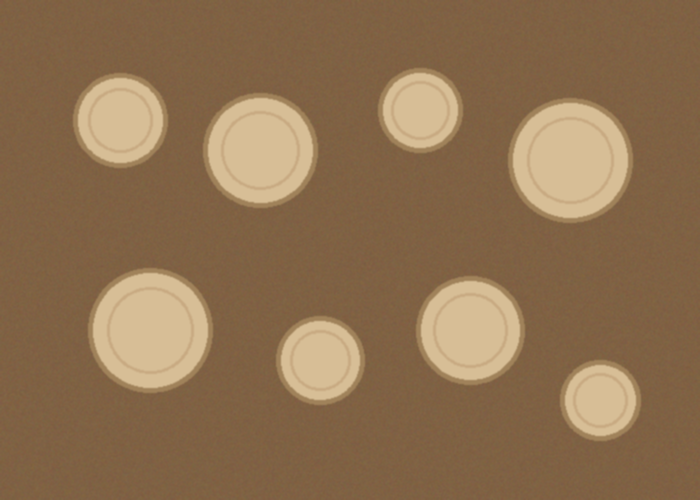
#> input picture lab6/demo_coins.png, 700 x 500 px, given in place of ., which was not available
$ python task7_coin_detection_hough_circle.py --images .
#> lines starting #> are read from the running program, lines starting #| are printed output that depends on the picture; after the words box and inside, x2 and y2 are one past the last pixel; in counts of white or black regions, pixels touching at a corner belong together; pictures that were not available may be replaced by others from this repository, and a replacement may not be noted
#> in main, img is the input picture: shape (500, 700, 3); mean B, G, R 80.8, 112.8, 142.1
import argparse
import os
import cv2
import numpy as np


def detect_coins(img, min_r=20, max_r=80, param1=100, param2=40, min_dist=None):
#> called with min_r = 20, max_r = 80, param1 = 100, param2 = 40
    gray = cv2.cvtColor(img, cv2.COLOR_BGR2GRAY)
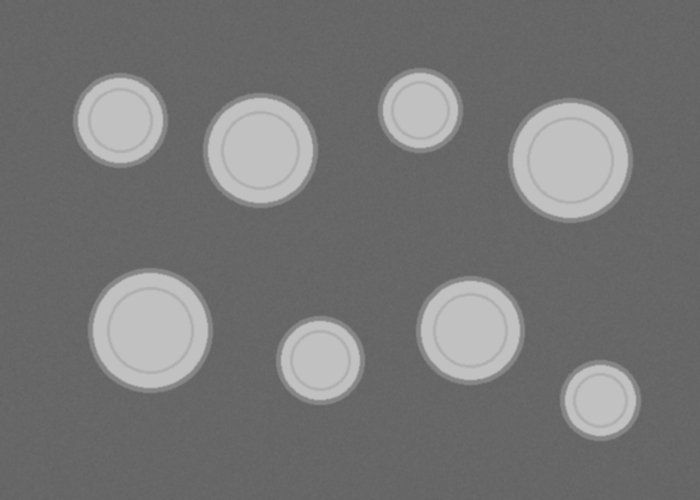
#> gray: shape (500, 700); min 98, max 193, mean 117.9
    gray = cv2.medianBlur(gray, 7)
    circles = cv2.HoughCircles(gray, cv2.HOUGH_GRADIENT, dp=1.2, minDist=min_dist or min_r * 1.6,
                               param1=param1, param2=param2, minRadius=min_r, maxRadius=max_r)
#> circles = [[149.4, 329.4, 57.08], [570.6, 162.6, 59.84], [257.4, 149.4, 54.92], [119.4, 120.6, 47.12], [319.8, 360.6, 43.76], [469.8, 327, 52.16], [420.6, 109.8, 36.92], [600.6, 400.2, 39.68]]
    return [] if circles is None else np.round(circles.reshape(-1, 3)).astype(int).tolist()


def make_demo(path):
    rng = np.random.default_rng(11)
    img = np.full((500, 700, 3), (60, 90, 120), np.uint8)
    img = cv2.add(img, rng.integers(0, 15, img.shape, dtype=np.uint8))
    spots = [(120, 120, 45), (260, 150, 55), (420, 110, 40), (570, 160, 60),
             (150, 330, 60), (320, 360, 42), (470, 330, 52), (600, 400, 38)]
    for x, y, r in spots:
        cv2.circle(img, (x, y), r, (150, 190, 215), -1)
        cv2.circle(img, (x, y), r, (90, 130, 160), 3)
        cv2.circle(img, (x, y), int(r * 0.7), (130, 170, 200), 2)
    cv2.imwrite(path, cv2.GaussianBlur(img, (3, 3), 0))


def main():
    ap = argparse.ArgumentParser()
    ap.add_argument("--images", nargs="+")
    ap.add_argument("--demo", action="store_true")
    ap.add_argument("--min-r", type=int, default=20)
    ap.add_argument("--max-r", type=int, default=80)
    ap.add_argument("--param2", type=int, default=40)
    ap.add_argument("--out", default="results")
    ap.add_argument("--show", action="store_true")
    a = ap.parse_args()
    os.makedirs(a.out, exist_ok=True)
    paths = a.images
    if a.demo or not paths:
        p = os.path.join(a.out, "demo_coins.png"); make_demo(p); paths = [p]

    for p in paths:
        img = cv2.imread(p)
        if img is None:
            continue
        coins = detect_coins(img, a.min_r, a.max_r, param2=a.param2)
#> coins = [[149, 329, 57], [571, 163, 60], [257, 149, 55], [119, 121, 47], [320, 361, 44], [470, 327, 52], [421, 110, 37], [601, 400, 40]]
        coins.sort(key=lambda c: (c[1] // 100, c[0]))
        out = img.copy()
        for i, (x, y, r) in enumerate(coins, 1):
            cv2.circle(out, (x, y), r, (0, 255, 0), 3)
            cv2.circle(out, (x, y), 3, (0, 0, 255), -1)
            cv2.putText(out, str(i), (x - 10, y - r - 6), cv2.FONT_HERSHEY_SIMPLEX, 0.7, (255, 255, 255), 2)
#> this loop made 8 passes
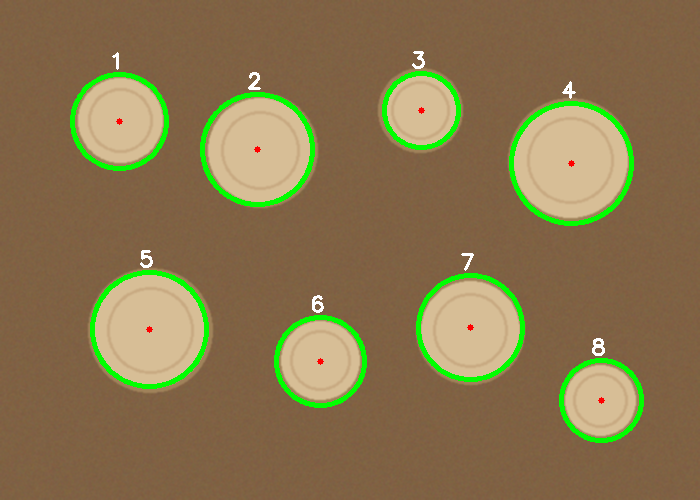
#> out: shape (500, 700, 3); 3.83% of pixels changed, all inside (x1, y1, x2, y2) = (70, 51, 644, 443)
        cv2.putText(out, f"Coins: {len(coins)}", (15, 35), cv2.FONT_HERSHEY_SIMPLEX, 1.1, (0, 255, 255), 3)
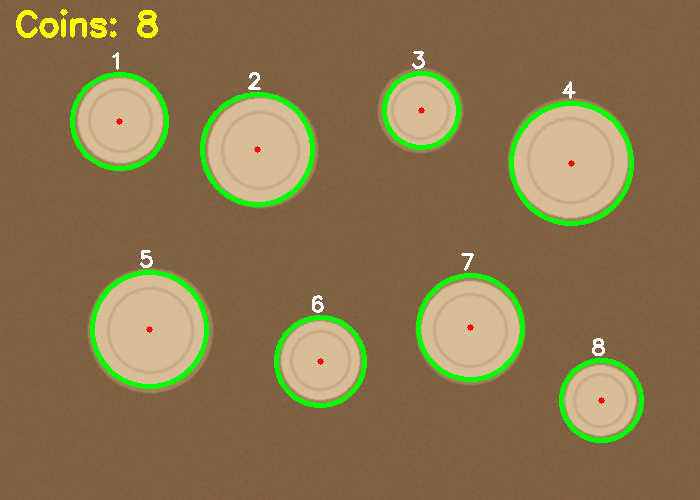
#> out: shape (500, 700, 3); 0.44% of pixels changed, all inside (x1, y1, x2, y2) = (16, 9, 158, 38)
        name = os.path.join(a.out, "task7_" + os.path.basename(p))
        cv2.imwrite(name, out)
        print(f"{os.path.basename(p)}: {len(coins)} coins | radii: {[c[2] for c in coins]}")
#| .: 8 coins | radii: [47, 55, 37, 60, 57, 44, 52, 40]
        if a.show:
            cv2.imshow("Coins", out); cv2.waitKey(0)
    cv2.destroyAllWindows()


if __name__ == "__main__":
    main()
